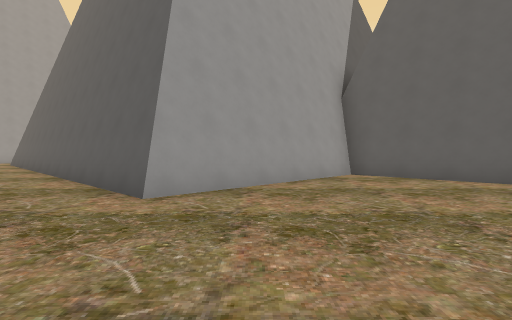
[1] (above)

24 first-person views from a walk through a Godot game level. The camera is 1.3 m above the floor, tilts 2° down and sees 80° across. The floor is counted in squares, 2 m on a side. Each view is taken from the middle of a square. On the plan, view 1 faces up. The plan holds only what a view shows up to about 10 squares ahead; the rest is blank. The place goes on beyond the plan. Some surface patterns are stand-ins.

[2]
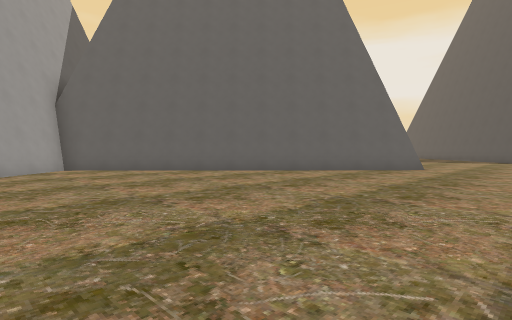

[3]
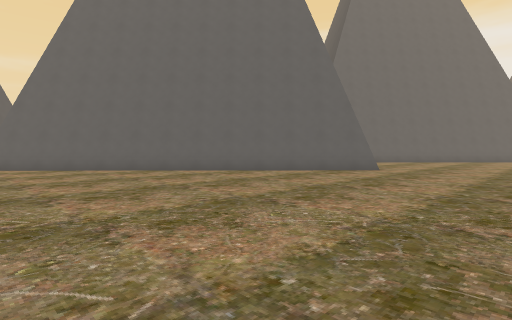

[4]
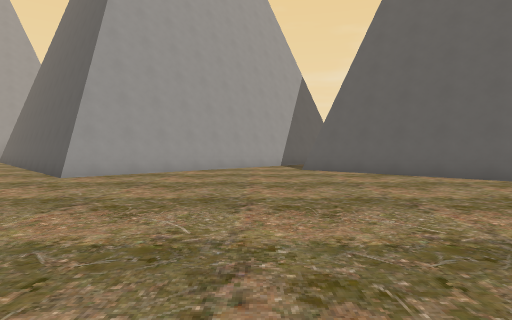

[5]
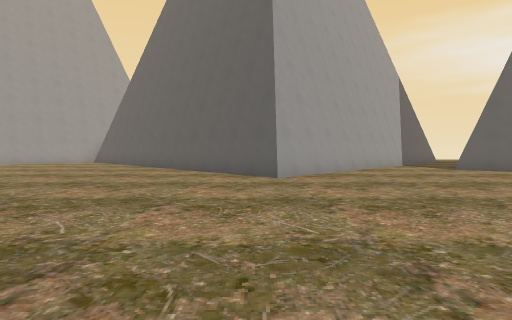

[6]
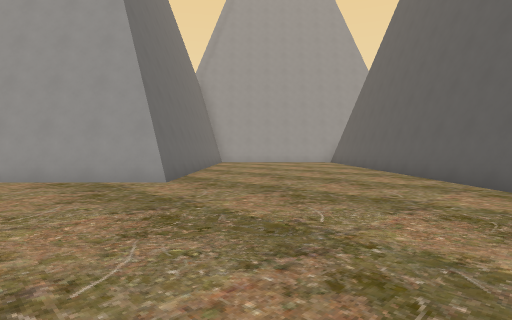

[7]
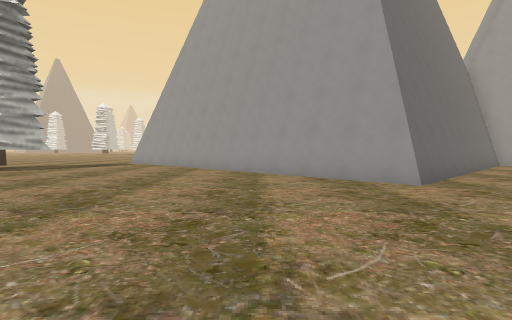

[8]
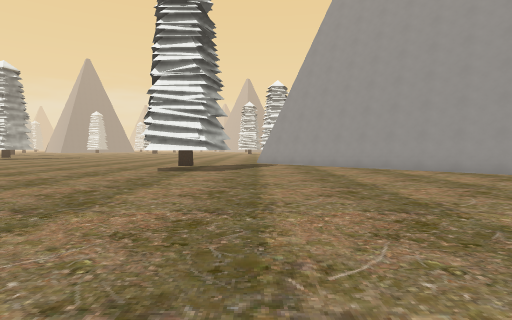

[9]
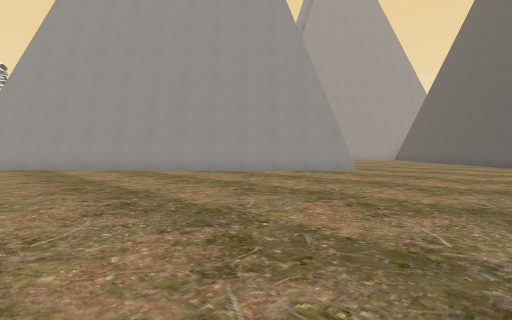

[10]
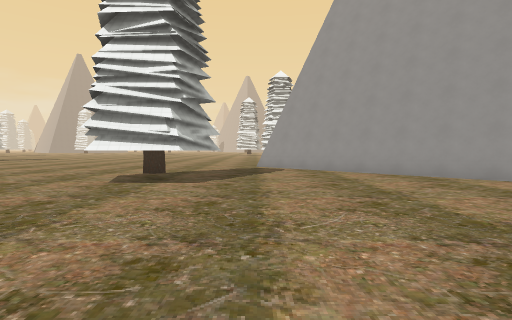

[11]
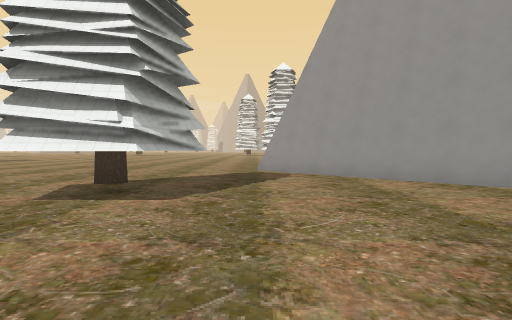

[12]
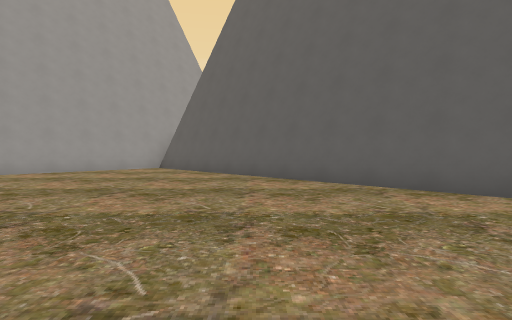

[13]
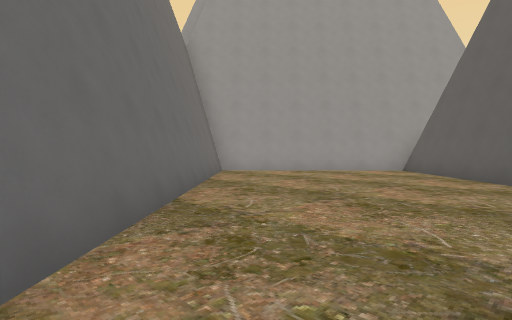

[14]
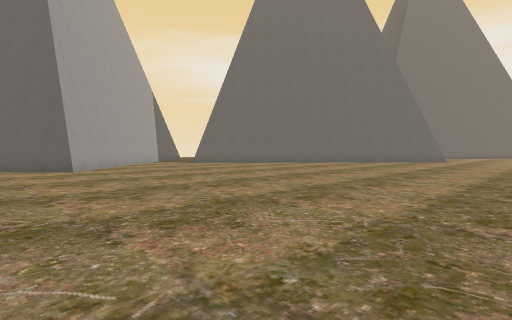

[15]
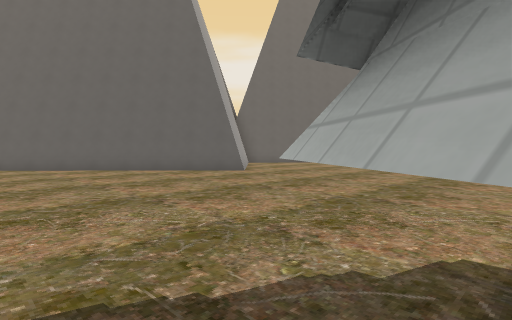

[16]
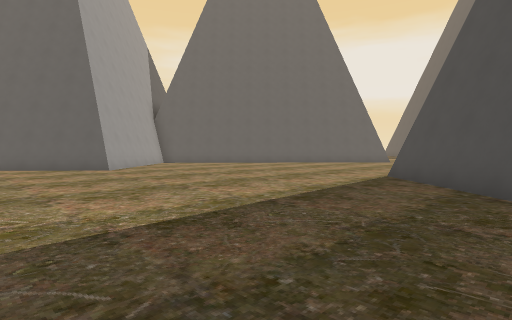

[17]
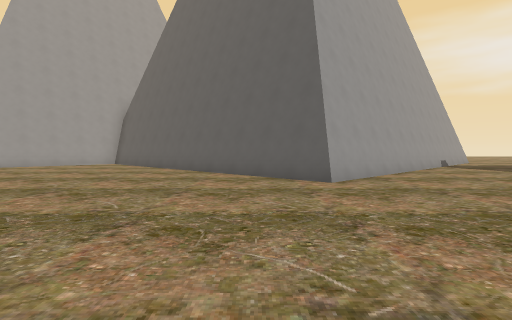

[18]
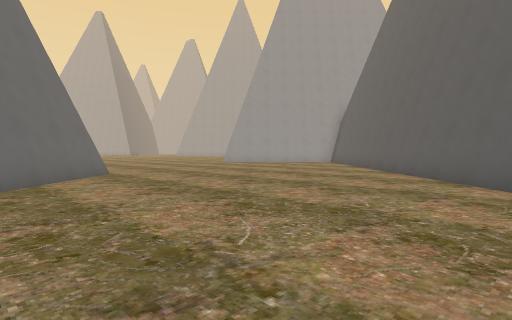

[19]
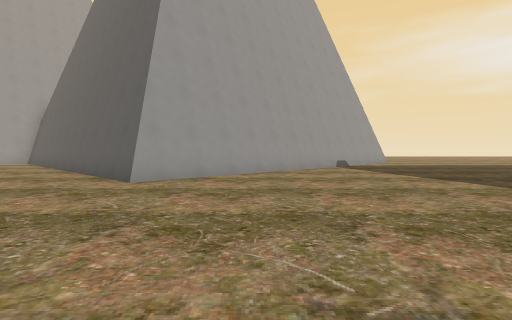

[20]
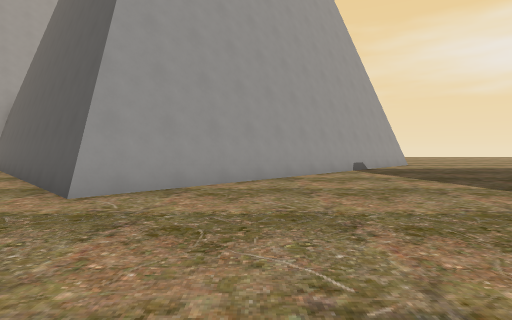

[21]
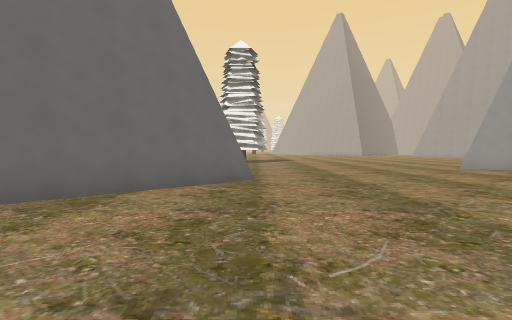

[22]
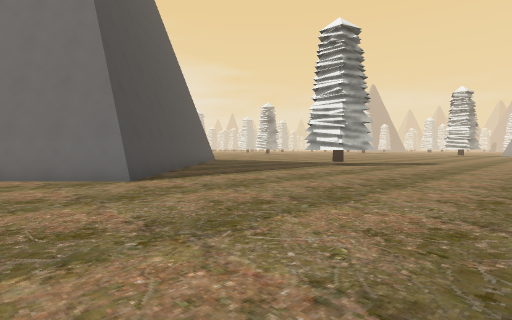

[23]
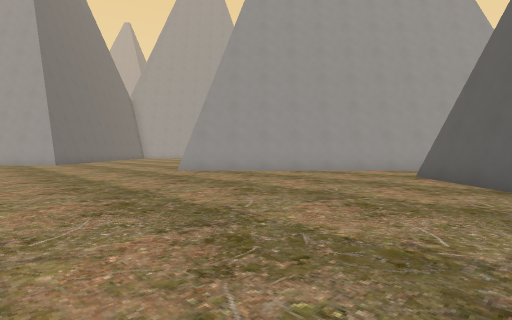

[24]
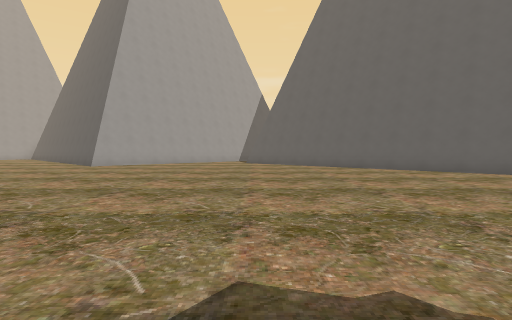

### Floor plan
Points are (right, up) in squares from view 1. A wall is a line through its corners. A room is listed if a view was taken in it or the views show most of it. See-through windows are left out.
Room 1 (views 1, 2, 3, 4, 5, 6, 7, 8, 9, 10, 11, 12, 13, 14, 15, 16, 17, 18, 19, 20, 21, 22, 23, 24)
walls: (-7.7, -3) (-7.2, -2.3); (-12.7, 14) (-16.5, 10.2) (-25.3, 19.1); (-0.2, -6) (2.5, -3.3) (5.3, -6.1); (-22.6, 8.2) (-30.6, 0.2); (2.6, 8.3) (-1.5, 4.2) (-10.4, 13.1); (-27.2, -1.9) (-25.6, -2.3) (-25.6, -4.1); (-27.2, -1.9) (-25.6, -2.4); (-25.2, 19.6) (-29.8, 15.1) (-22.6, 7.9); (15.6, 5.3) (10.5, 0.2) (2.4, 8.4)
ways out: opening at (-11.5, 13.5)

Where each view was taken, in squares from view 1:
view 1: 0 up, 0 right, facing up
view 2: 3 down, 0 right, facing up-right
view 3: 0 up, 11 left, facing up-right
view 4: 3 up, 12 left, facing up
view 5: 3 up, 17 left, facing up
view 6: 5 up, 17 left, facing up-left
view 7: 5 up, 17 left, facing left
view 8: 1 down, 17 left, facing left
view 9: 1 down, 18 left, facing up-left
view 10: 1 down, 20 left, facing left
view 11: 1 down, 22 left, facing left
view 12: 8 up, 22 left, facing up
view 13: 9 up, 22 left, facing up-left
view 14: 0 up, 19 left, facing up-right
view 15: 3 down, 8 left, facing up-right
view 16: 6 down, 5 left, facing up-right
view 17: 6 down, 9 right, facing up
view 18: 6 down, 11 right, facing up-left
view 19: 6 down, 13 right, facing up
view 20: 4 down, 13 right, facing up
view 21: 3 down, 9 right, facing left
view 22: 3 up, 5 right, facing down-left
view 23: 5 up, 8 left, facing up-left
view 24: 2 down, 10 left, facing up
